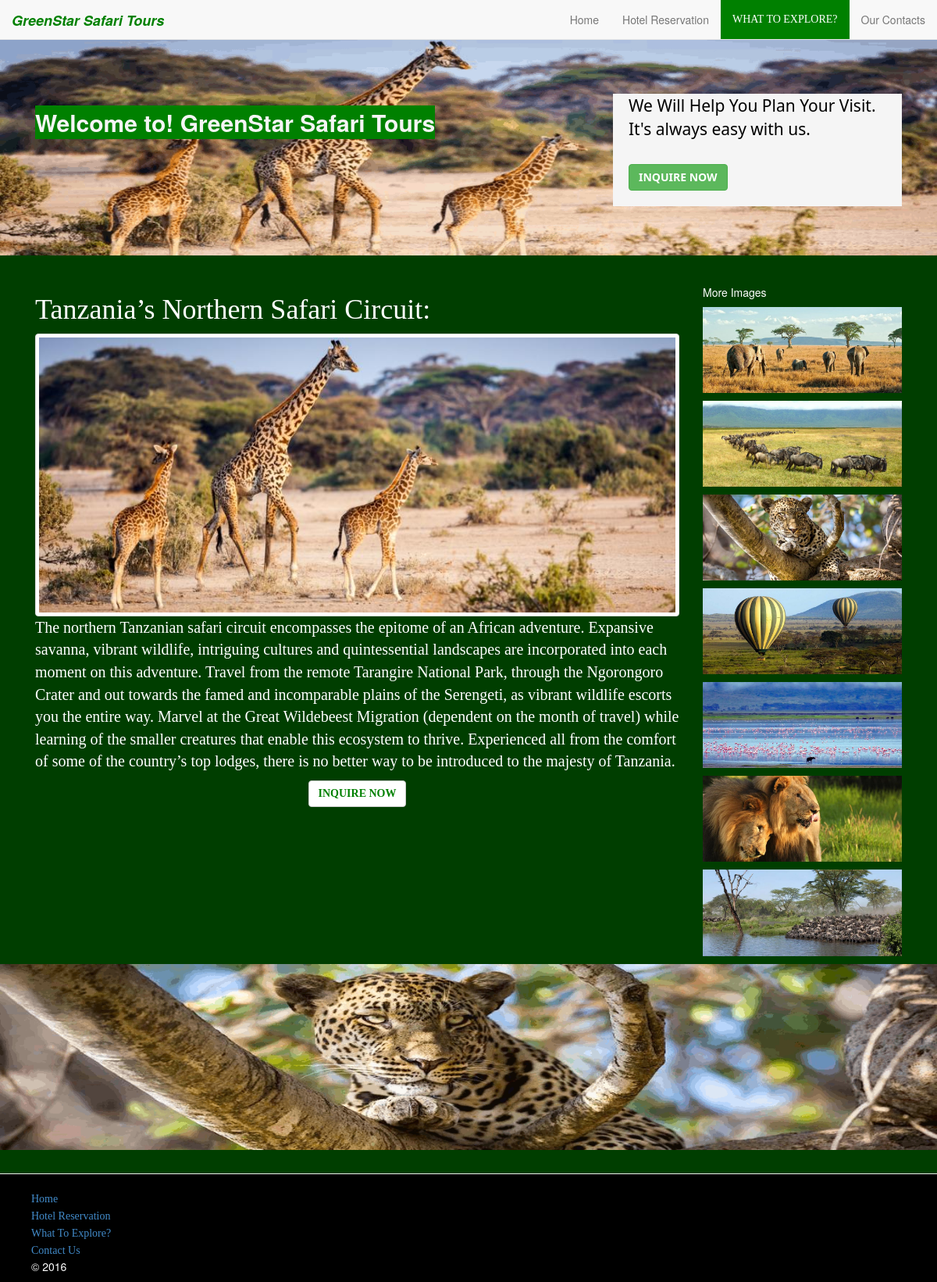
/_news.php?news=2, run on the app's committed database.
### tables this page shows
CREATE TABLE `tour_news` (
  `id` int(3) NOT NULL,
  `title` varchar(100) NOT NULL,
  `body` text NOT NULL,
  `category` varchar(50) NOT NULL,
  `picture_location` varchar(200) NOT NULL
);

### includes/functions.php (called while the page is built, shortened)
<?php require_once("connection.php"); ?>
<?php
	function mysql_prep($string) {
		global $connection;
		$escaped_string = mysqli_real_escape_string($connection, $string)	;
		return $escaped_string;
	}
	function _searchnews() {
		global $connection;
		$query = "select * from tour_news";
		$result = mysqli_query($connection,$query);
		return $result;
	}
	function news_by_id($news_get) {
		global $connection;
		$id = mysql_prep($news_get);
		$query = "select * from tour_news where id = '{$id}' limit 1";
		$result = mysqli_query($connection, $query);
		return $result;
	}
?>

### _news.php (the view, shortened to what this page needs)
<?php require_once("includes/connection.php");?>
<?php require_once("includes/functions.php");?>
<?php
	$news_get = $_GET["news"];
	$news = news_by_id($news_get);
	$show = mysqli_fetch_assoc($news); ?>
<!doctype html>
<html lang="en">
	<head><title>Green Safaris | Hotels</title></head>
	<link rel="StyleSheet" type="text/css" href="stylesheets/bootstrap.css" />
	<link rel="Stylesheet" type="text/css" href="stylesheets/main.css" />
	<nav class="navbar navbar-default navbar-fixed-top">
	  <div class="container-fluid">
	    <div class="navbar-header">
	      <a class="navbar-brand" href="index.php"><strong style="color:green;"><i>GreenStar Safari Tours</i></strong></a>
	    </div>
	    <div class="collapse navbar-collapse" id="bs-example-navbar-collapse-1">
	      <ul class="nav navbar-nav navbar-right">
	        <li><a href="index.php">Home</a></li>
	        <li><a href="hotel_reservation.php">Hotel Reservation</a></li>
	        <li><a class="active" href="exploring.php" style="color:white;">What To Explore?</a></li>
	        <li><a href="contact_us.php">Our Contacts</a></li>
	      </ul>
	    </div>
	  </div>
	</nav>
	<div class="hidden-xs hidden-sm" style="padding-top:50px;">
		<div class="jumbotron hidden-xs" id="_hotelreserve">
		  <div class="container">
				 <p class="hidden-xs hidden-sm col-md-4 col-lg-4 pull-right" style="padding-left:20px;padding-bottom:20px;color:black;background-color:whitesmoke;font-family:'sans'">
			   	We Will Help You Plan Your Visit.<br>
			   	It's always easy with us.<br><br>
			   	  <a class="btn btn-success btn-small" href="contact_us.php" role="button"><strong>INQUIRE NOW</strong></a>
			   </p>
	 			 <h2><strong style="color:whitesmoke;background-color:green">Welcome to! GreenStar Safari Tours</strong></h2>
	      <br>
	      <br>
	      <br>
		  </div>
	   </div>
  	</div>
<main>
<body>
	<article class="container">
		<div class="col-xs-12 col-sm-12 col-md-9 col-lg-9" style="font-family:'Verdana'">
			<h1 class="hidden-xs hidden-sm"><?php echo $show['title']?></h1>
			<img src="image/<?php echo $show['picture_location'];?>" class="img img-responsive img-thumbnail"alt="">
			<p style="font-size:20px;" class="hidden-sm hidden-xs"> <?php echo nl2br($show['body']); ?></p>
			<p style="display:block;margin-left:auto;margin-right:auto;text-align:center">
			    <a class="btn btn-default btn-small" href="contact_us.php" role="button"><strong style="color:green;">INQUIRE NOW</strong></a>
			</p>
		</div>
		<div class="col-xs-12 col-sm-12 col-md-3 col-lg-3" >
				<h5>More Images</h5>
			 <?php $allnews = _searchnews();
						while($news = mysqli_fetch_assoc($allnews)) {
							if($news['id'] != $show['id']){ ?>
							<a href="_news.php?news=<?php echo urlencode($news['id']) ?>">
							 <img src="image/<?php echo $news['picture_location'];?>" class="img img-responsive"alt="" style="padding-bottom:10px;">
							</a>
			 <?php	} } ?>
		</div>
	</article>
	<aside>
		<div class="jumbotron hidden-xs" id="_hotelreserve2">
			<div class="container">
				<br><br><br><br><br><br>
			</div>
		</div>
	</aside>
</body>
</main>
<footer class="_footer">
	<hr>
		<ul>
			<li><a href="index.php">Home</a></li><br>
	       <li><a href="hotel_reservation.php">Hotel Reservation</a></li><br>
	       <li><a href="exploring.php">What To Explore?</a></li><br>
			<li><a href="contact_us.php">Contact Us</a></li>	<br>
			&copy; <?php echo date('Y');?>		<br>
		</ul>
	</footer>
</html>

### stylesheets/main.css (style rules this page uses)
html { background-color: black; }
body { background-color: #003e00; color: white; overflow-x: hidden; padding-bottom: 0px; }
._footer { background-color: black; padding-bottom: 0px; padding-top: 0px; }
._footer li { list-style: none; font-family: 'Verdana'; display: inline-block; }
ul>li>.active { background-color: green; text-transform: uppercase; font-family: 'Verdana'; color: white; }

### _news.php (style rules this page uses)
.jumbotron { padding-top: 70px; background-image: url("image/giraffe.gif"); background-size: cover; overflow: hidden; }
#_hotelreserve2 { background-image: url("image/tiger.gif"); position: relative; background-size: cover; overflow: hidden; }

### data on the page
tour_news: title "Tanzania’s Northern Safari Circuit:", picture_location (picture), body "The northern Tanzanian safari circuit encompasses the epitome of an African adventure. Expansive savanna, vibrant wildlife, intriguing cultures and quintessential landscapes are incorporated into each moment on this adventure. Travel from the remote Tarangire National Park, through the Ngorongoro Crater and out towards the famed and incomparable plains of the Serengeti, as vibrant wildlife escorts you the entire way. Marvel at the Great Wildebeest Migration (dependent on the month of travel) while learning of the smaller creatures that enable this ecosystem to thrive. Experienced all from the comfort of some of the country’s top lodges, there is no better way to be introduced to the majesty…"
tour_news: picture_location (picture)
tour_news: picture_location (picture)
tour_news: picture_location (picture)
tour_news: picture_location (picture)
tour_news: picture_location (picture)
tour_news: picture_location (picture)
tour_news: picture_location (picture)
